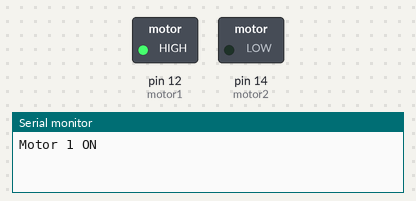
A sketch run on a simulated Arduino Uno, built with avr-gcc and run on an emulated ATmega328P. Parts: switched loads named in the sketch (green lamp = pin HIGH), the last lines printed to the serial monitor.

Above: at 5.0 s.
At 25.0 s:
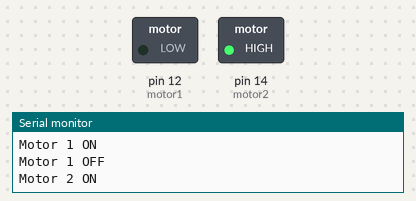
At 35.0 s:
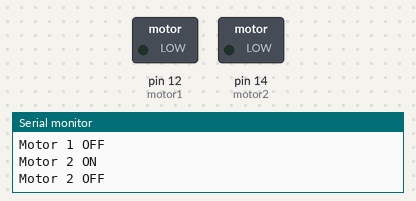
Timing chart, 0 to 52.0 s (numbered marks = the images above):
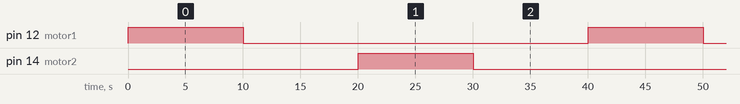

The sketch:

relay_test.ino
```cpp
const int motor1 = 12;
const int motor2 = 14;

void setup() {
  Serial.begin(115200);

  pinMode(motor1, OUTPUT);
  pinMode(motor2, OUTPUT);
  digitalWrite(motor1, LOW);
  digitalWrite(motor2, LOW);

}

void loop() {
  digitalWrite(motor1, HIGH);
  Serial.println("Motor 1 ON");
  delay(10000);
  digitalWrite(motor1, LOW);
  Serial.println("Motor 1 OFF");
  delay(10000);

  digitalWrite(motor2, HIGH);
  Serial.println("Motor 2 ON");
  delay(10000);
  digitalWrite(motor2, LOW);
  Serial.println("Motor 2 OFF");
  delay(10000);

}
```

Measured:
- by itself, pin 12 (motor1), pin 14 (motor2): alternates HIGH for 10.0 s and LOW for 30.0 s
- by itself, everything shown: repeats every 40.0 s, in 4 steps
